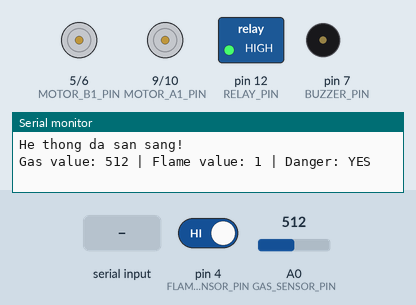
The sketch below on a simulated Arduino Uno, built with avr-gcc and run on an emulated ATmega328P. Shown: motor-driver pin pairs drawn as motors (green arrow = first pin HIGH = forward, orange = second pin HIGH = backward, longer = more drive), switched loads named in the sketch (green lamp = pin HIGH), buzzer (waves = sounding, pin HIGH), the last lines printed to the serial monitor. The test bench sets the inputs (shaded band); at power-on: A0 (GAS_SENSOR_PIN) = 512, pin 4 (FLAME_SENSOR_PIN) HIGH.

Above: at 1.55 s.
1.6 s: A0 (GAS_SENSOR_PIN) set to 408
4.6 s: A0 (GAS_SENSOR_PIN) set to 382
At 5.8 s:
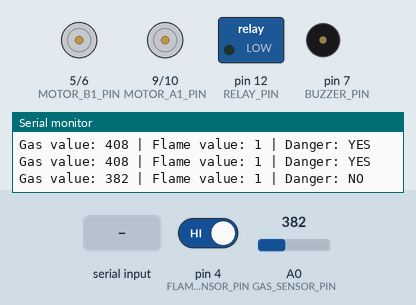
6.1 s: "F" received over the second serial link
At 7.1 s:
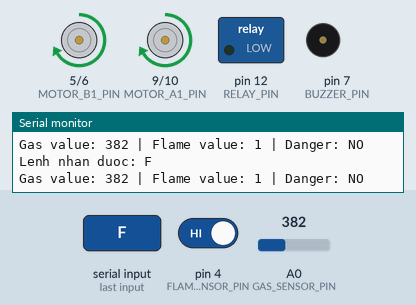
7.6 s: "4" received over the second serial link
At 8.2 s:
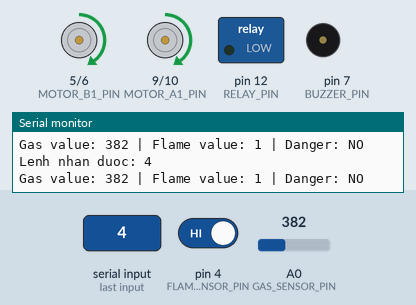
9.1 s: "6" received over the second serial link
At 9.4 s:
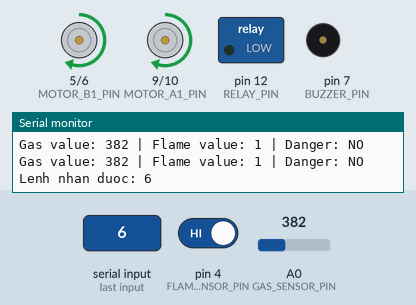
10.6 s: "G" received over the second serial link
At 11.7 s:
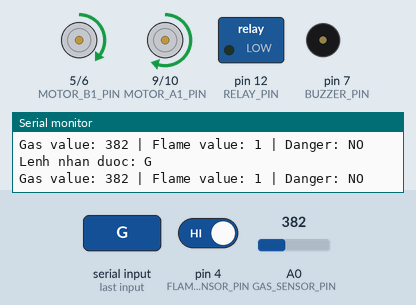
Timing chart, 0 to 13.1 s (numbered marks = the images above; inputs shaded):
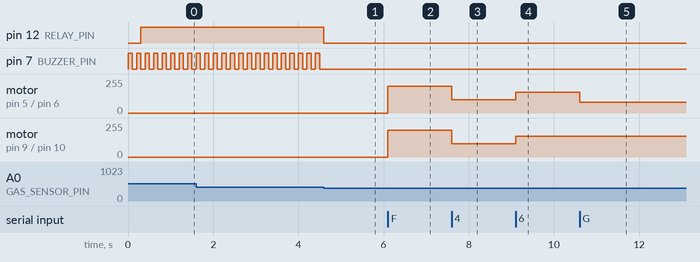

The sketch:

Xe1.ino
```cpp
#include <SoftwareSerial.h>

// =====================================================
// 1. KHAI BÁO CHÂN BLUETOOTH HC-05
// =====================================================
const byte BT_RX_PIN = 2;   // Arduino RX nhận từ TX của HC-05
const byte BT_TX_PIN = 3;   // Arduino TX gửi đến RX của HC-05
SoftwareSerial mySerial(BT_RX_PIN, BT_TX_PIN);

// =====================================================
// 2. KHAI BÁO CHÂN CẢM BIẾN
// =====================================================
const byte FLAME_SENSOR_PIN = 4;   // Cảm biến lửa chân DO
const byte GAS_SENSOR_PIN   = A0;  // Cảm biến gas chân AO

// =====================================================
// 3. KHAI BÁO CHÂN ĐỘNG CƠ (Phải là chân PWM: 5, 6, 9, 10)
// =====================================================
const byte MOTOR_B1_PIN = 5;
const byte MOTOR_B2_PIN = 6;
const byte MOTOR_A1_PIN = 9;
const byte MOTOR_A2_PIN = 10;

// =====================================================
// 4. KHAI BÁO CHÂN THIẾT BỊ PHỤ
// =====================================================
const byte BUZZER_PIN   = 7;   // Còi buzzer
const byte BT_STATE_PIN = 8;   // Chân STATE của HC-05 nếu có dùng
const byte RELAY_PIN    = 12;  // Relay

// =====================================================
// 5. CẤU HÌNH RELAY (Đổi HIGH/LOW tùy loại relay bạn mua)
// =====================================================
const byte RELAY_ON  = HIGH;
const byte RELAY_OFF = LOW;

// =====================================================
// 6. CẤU HÌNH CẢM BIẾN
// =====================================================
const int GAS_THRESHOLD = 400;          // Ngưỡng gas, cần chỉnh theo thực tế
const byte FLAME_DETECTED_LEVEL = LOW;  // Nhiều cảm biến lửa phát hiện lửa = LOW

// =====================================================
// 7. BIẾN ĐIỀU KHIỂN
// =====================================================
int vSpeed = 200;

char command = 'S';       // Lệnh vừa nhận từ Bluetooth
char moveCommand = 'S';   // Lệnh di chuyển hiện tại
char lastCommand = ' ';

bool manualHorn = false;   // Trạng thái còi bật/tắt bằng app
bool manualRelay = false;  // Trạng thái relay bật/tắt bằng app

unsigned long lastSensorPrint = 0;

// =====================================================
// SETUP
// =====================================================
void setup() {
  pinMode(MOTOR_A1_PIN, OUTPUT);
  pinMode(MOTOR_A2_PIN, OUTPUT);
  pinMode(MOTOR_B1_PIN, OUTPUT);
  pinMode(MOTOR_B2_PIN, OUTPUT);

  pinMode(BUZZER_PIN, OUTPUT);
  pinMode(RELAY_PIN, OUTPUT);

  pinMode(BT_STATE_PIN, INPUT);
  pinMode(FLAME_SENSOR_PIN, INPUT);
  pinMode(GAS_SENSOR_PIN, INPUT);

  Serial.begin(9600);
  mySerial.begin(9600);

  digitalWrite(RELAY_PIN, RELAY_OFF);
  digitalWrite(BUZZER_PIN, LOW);
  stopMotors();

  Serial.println("He thong da san sang!");

  // Tiếng chíp báo khởi động
  digitalWrite(BUZZER_PIN, HIGH); delay(100);
  digitalWrite(BUZZER_PIN, LOW);  delay(100);
  digitalWrite(BUZZER_PIN, HIGH); delay(100);
  digitalWrite(BUZZER_PIN, LOW);
}

// =====================================================
// LOOP
// =====================================================
void loop() {
  // 1. Đọc lệnh Bluetooth
  readBluetoothCommand();

  // 2. Đọc cảm biến gas và cảm biến lửa
  int gasValue = analogRead(GAS_SENSOR_PIN);
  int flameValue = digitalRead(FLAME_SENSOR_PIN);

  bool gasDetected = gasValue >= GAS_THRESHOLD;
  bool flameDetected = flameValue == FLAME_DETECTED_LEVEL;
  bool dangerDetected = gasDetected || flameDetected;

  // 3. In giá trị cảm biến ra Serial Monitor mỗi 1 giây
  if (millis() - lastSensorPrint >= 1000) {
    Serial.print("Gas value: ");
    Serial.print(gasValue);
    Serial.print(" | Flame value: ");
    Serial.print(flameValue);
    Serial.print(" | Danger: ");
    Serial.println(dangerDetected ? "YES" : "NO");

    lastSensorPrint = millis();
  }

  // 4. Nếu phát hiện gas hoặc lửa thì ưu tiên an toàn
  if (dangerDetected) {
    stopMotors();                        // Dừng xe ngay
    digitalWrite(RELAY_PIN, RELAY_ON);  // Bật relay dập lửa/quạt hút
    alarmBuzzer();                      // Còi cảnh báo nhanh
    return;                             // Thoát vòng lặp hiện tại, không chạy lệnh dưới
  }

  // 5. Nếu không nguy hiểm thì xe chạy bình thường
  controlMotors(moveCommand);

  // 6. Điều khiển còi
  handleBuzzer();

  // 7. Điều khiển relay bằng app nếu không có nguy hiểm
  if (manualRelay) {
    digitalWrite(RELAY_PIN, RELAY_ON);
  } else {
    digitalWrite(RELAY_PIN, RELAY_OFF);
  }
}

// =====================================================
// HÀM ĐỌC LỆNH BLUETOOTH
// =====================================================
void readBluetoothCommand() {
  if (mySerial.available()) {
    command = mySerial.read();

    if (command != lastCommand) {
      Serial.print("Lenh nhan duoc: ");
      Serial.println(command);
      lastCommand = command;
    }

    // Điều chỉnh tốc độ
    if (command == '0')      vSpeed = 0;
    else if (command == '4') vSpeed = 100;
    else if (command == '6') vSpeed = 155;
    else if (command == '7') vSpeed = 180;
    else if (command == '8') vSpeed = 200;
    else if (command == '9') vSpeed = 230;
    else if (command == 'q') vSpeed = 255;

    // Lệnh di chuyển xe
    else if (command == 'F' || command == 'G' || command == 'I' ||
             command == 'B' || command == 'H' || command == 'J' ||
             command == 'R' || command == 'L' || command == 'S') {
      moveCommand = command;
    }

    // Bật/tắt còi bằng app
    else if (command == 'V')  manualHorn = true;
    else if (command == 'v')  manualHorn = false;

    // Bật/tắt relay bằng app
    else if (command == 'X')  manualRelay = true;
    else if (command == 'x')  manualRelay = false;
  }
}

// =====================================================
// HÀM ĐIỀU KHIỂN ĐỘNG CƠ
// =====================================================
void controlMotors(char state) {
  int turnSpeed = vSpeed / 2;
  if (vSpeed > 0 && turnSpeed < 80) {
    turnSpeed = 80; // Giữ tốc độ tối thiểu để bánh không bị kẹt khi rẽ
  }

  if (state == 'F') {
    // Tiến
    analogWrite(MOTOR_A1_PIN, vSpeed);
    analogWrite(MOTOR_A2_PIN, 0);
    analogWrite(MOTOR_B1_PIN, vSpeed);
    analogWrite(MOTOR_B2_PIN, 0);
  }
  else if (state == 'B') {
    // Lùi
    analogWrite(MOTOR_A1_PIN, 0);
    analogWrite(MOTOR_A2_PIN, vSpeed);
    analogWrite(MOTOR_B1_PIN, 0);
    analogWrite(MOTOR_B2_PIN, vSpeed);
  }
  else if (state == 'L') {
    // Xoay trái tại chỗ
    analogWrite(MOTOR_A1_PIN, vSpeed);
    analogWrite(MOTOR_A2_PIN, 0);
    analogWrite(MOTOR_B1_PIN, 0);
    analogWrite(MOTOR_B2_PIN, vSpeed);
  }
  else if (state == 'R') {
    // Xoay phải tại chỗ
    analogWrite(MOTOR_A1_PIN, 0);
    analogWrite(MOTOR_A2_PIN, vSpeed);
    analogWrite(MOTOR_B1_PIN, vSpeed);
    analogWrite(MOTOR_B2_PIN, 0);
  }
  else if (state == 'G') {
    // Tiến rẽ trái
    analogWrite(MOTOR_A1_PIN, vSpeed);
    analogWrite(MOTOR_A2_PIN, 0);
    analogWrite(MOTOR_B1_PIN, turnSpeed);
    analogWrite(MOTOR_B2_PIN, 0);
  }
  else if (state == 'I') {
    // Tiến rẽ phải
    analogWrite(MOTOR_A1_PIN, turnSpeed);
    analogWrite(MOTOR_A2_PIN, 0);
    analogWrite(MOTOR_B1_PIN, vSpeed);
    analogWrite(MOTOR_B2_PIN, 0);
  }
  else if (state == 'H') {
    // Lùi rẽ trái
    analogWrite(MOTOR_A1_PIN, 0);
    analogWrite(MOTOR_A2_PIN, vSpeed);
    analogWrite(MOTOR_B1_PIN, 0);
    analogWrite(MOTOR_B2_PIN, turnSpeed);
  }
  else if (state == 'J') {
    // Lùi rẽ phải
    analogWrite(MOTOR_A1_PIN, 0);
    analogWrite(MOTOR_A2_PIN, turnSpeed);
    analogWrite(MOTOR_B1_PIN, 0);
    analogWrite(MOTOR_B2_PIN, vSpeed);
  }
  else {
    stopMotors();
  }
}

// =====================================================
// HÀM DỪNG XE
// =====================================================
void stopMotors() {
  analogWrite(MOTOR_A1_PIN, 0);
  analogWrite(MOTOR_A2_PIN, 0);
  analogWrite(MOTOR_B1_PIN, 0);
  analogWrite(MOTOR_B2_PIN, 0);
}

// =====================================================
// HÀM XỬ LÝ CÒI BÌNH THƯỜNG (Kêu ngắt quãng chậm)
// =====================================================
void handleBuzzer() {
  if (manualHorn || moveCommand == 'B' || moveCommand == 'H' || moveCommand == 'J') {
    if ((millis() / 200) % 2 == 0) {
      digitalWrite(BUZZER_PIN, HIGH);
    } else {
      digitalWrite(BUZZER_PIN, LOW);
    }
  } else {
    digitalWrite(BUZZER_PIN, LOW);
  }
}

// =====================================================
// HÀM CÒI CẢNH BÁO GAS/LỬA (Kêu ngắt quãng nhanh dồn dập)
// =====================================================
void alarmBuzzer() {
  if ((millis() / 100) % 2 == 0) {
    digitalWrite(BUZZER_PIN, HIGH);
  } else {
    digitalWrite(BUZZER_PIN, LOW);
  }
}
```

Measured:
- the behaviour switches between 400 and 399 on A0 (GAS_SENSOR_PIN) (found by bisection; images 0 and 1)
- after the input at 4.6 s, pin 12 (RELAY_PIN): HIGH → LOW at once; pin 7 (BUZZER_PIN): stops changing and stays LOW
- after the input at 6.1 s, motor on pin 5 (MOTOR_B1_PIN) / pin 6 (MOTOR_B2_PIN), motor on pin 9 (MOTOR_A1_PIN) / pin 10 (MOTOR_A2_PIN): stopped → forward 200/255 at once
- after the input at 7.6 s, motor on pin 5 (MOTOR_B1_PIN) / pin 6 (MOTOR_B2_PIN), motor on pin 9 (MOTOR_A1_PIN) / pin 10 (MOTOR_A2_PIN): forward 200/255 → forward 100/255 at once
- after the input at 9.1 s, motor on pin 5 (MOTOR_B1_PIN) / pin 6 (MOTOR_B2_PIN), motor on pin 9 (MOTOR_A1_PIN) / pin 10 (MOTOR_A2_PIN): forward 100/255 → forward 155/255 at once
- after the input at 10.6 s, motor on pin 5 (MOTOR_B1_PIN) / pin 6 (MOTOR_B2_PIN): forward 155/255 → forward 80/255 at once
- by itself, pin 7 (BUZZER_PIN): alternates HIGH for 0.10 s and LOW for 0.10 s
